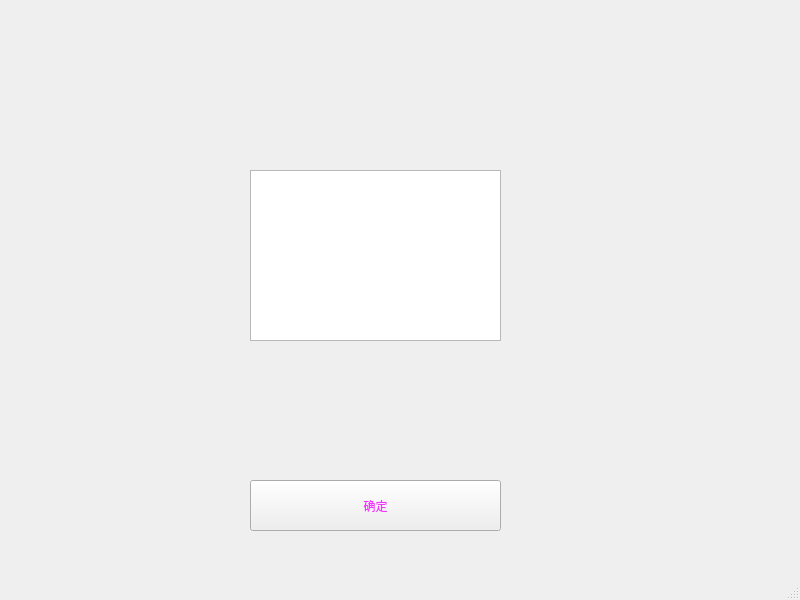
<?xml version="1.0" encoding="UTF-8"?>
<ui version="4.0">
 <class>MainWindow</class>
 <widget class="QMainWindow" name="MainWindow">
  <property name="geometry">
   <rect>
    <x>0</x>
    <y>0</y>
    <width>800</width>
    <height>600</height>
   </rect>
  </property>
  <property name="windowTitle">
   <string>MainWindow</string>
  </property>
  <widget class="QWidget" name="centralwidget">
   <widget class="QGraphicsView" name="graphicsView">
    <property name="geometry">
     <rect>
      <x>250</x>
      <y>170</y>
      <width>251</width>
      <height>171</height>
     </rect>
    </property>
    <property name="styleSheet">
     <string notr="true">border-image: url(:/wuding1/11.png);</string>
    </property>
   </widget>
   <widget class="QPushButton" name="bububu">
    <property name="geometry">
     <rect>
      <x>250</x>
      <y>480</y>
      <width>251</width>
      <height>51</height>
     </rect>
    </property>
    <property name="styleSheet">
     <string notr="true">color: rgb(242, 52, 255);
font: 8pt &quot;楷体&quot;;</string>
    </property>
    <property name="text">
     <string>确定</string>
    </property>
   </widget>
  </widget>
  <widget class="QMenuBar" name="menubar">
   <property name="geometry">
    <rect>
     <x>0</x>
     <y>0</y>
     <width>800</width>
     <height>22</height>
    </rect>
   </property>
  </widget>
  <widget class="QStatusBar" name="statusbar"/>
 </widget>
 <resources>
  <include location="../pic/wuding.qrc"/>
 </resources>
 <connections/>
</ui>
